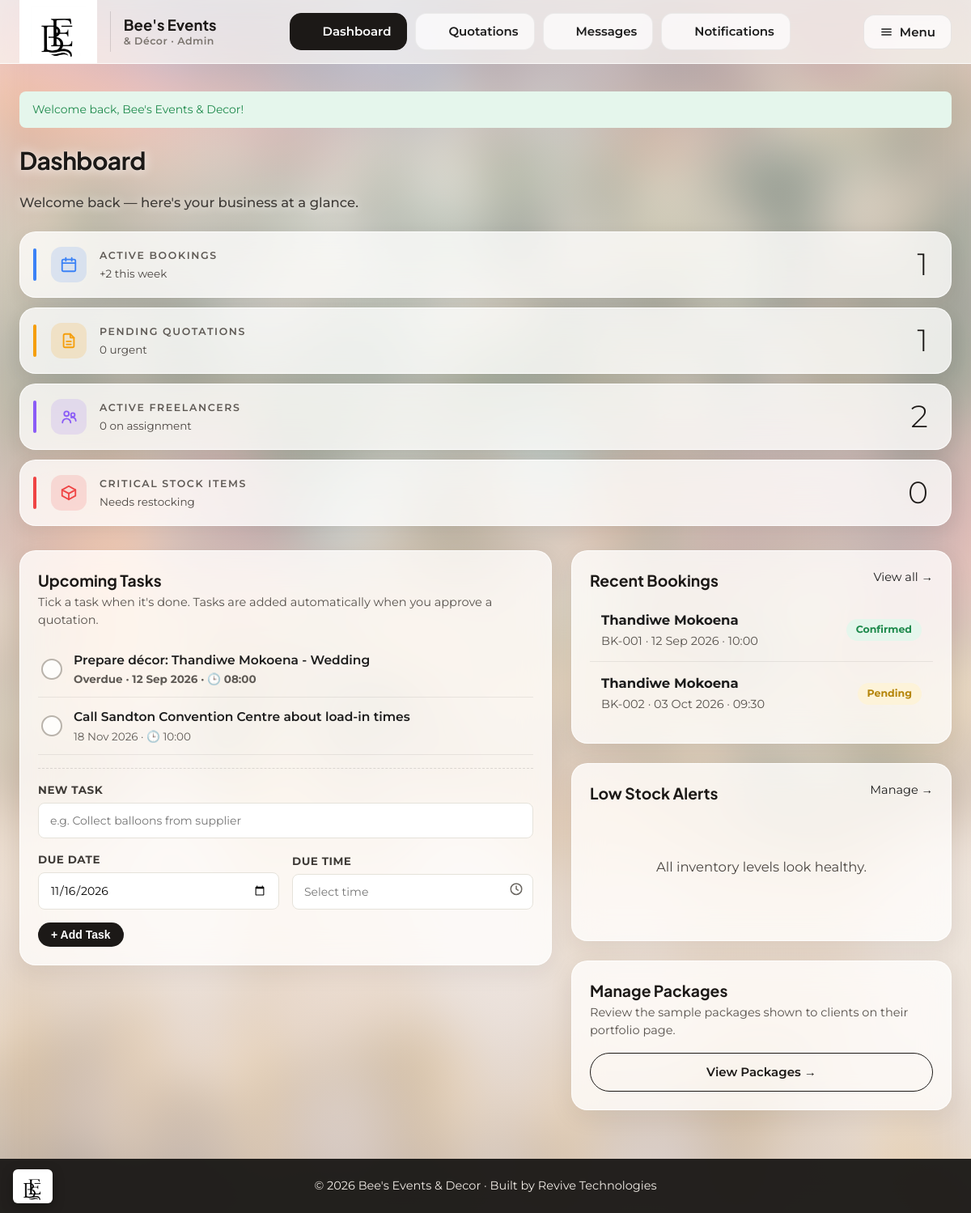
Page /admin/dashboard.php (signed in) on the committed database.
### tables this page shows
CREATE TABLE tasks (
    task_id      INT AUTO_INCREMENT PRIMARY KEY,
    title        VARCHAR(200) NOT NULL,
    due_date     DATE NOT NULL,
    due_time     TIME DEFAULT NULL,
    booking_id   INT DEFAULT NULL,
    is_complete  TINYINT(1) NOT NULL DEFAULT 0,
    completed_at DATETIME DEFAULT NULL,
    created_at   DATETIME NOT NULL DEFAULT CURRENT_TIMESTAMP,
    FOREIGN KEY (booking_id) REFERENCES bookings(booking_id) ON DELETE SET NULL
);

CREATE TABLE bookings (
    booking_id    INT AUTO_INCREMENT PRIMARY KEY,
    client_id     INT NOT NULL,
    freelancer_id INT DEFAULT NULL,                 
    event_type    VARCHAR(120) NOT NULL,            
    event_date    DATE NOT NULL,
    event_time    TIME DEFAULT NULL,                
    venue         VARCHAR(200) DEFAULT NULL,
    guest_count   INT DEFAULT NULL,
    notes         TEXT,
    status        ENUM('pending','quoted','confirmed','completed','cancelled') NOT NULL DEFAULT 'pending',
    created_at    DATETIME NOT NULL DEFAULT CURRENT_TIMESTAMP,
    FOREIGN KEY (client_id) REFERENCES users(user_id) ON DELETE CASCADE,
    FOREIGN KEY (freelancer_id) REFERENCES freelancers(freelancer_id) ON DELETE SET NULL
);

CREATE TABLE users (
    user_id     INT AUTO_INCREMENT PRIMARY KEY,
    full_name   VARCHAR(120)  NOT NULL,
    email       VARCHAR(150)  NOT NULL UNIQUE,
    phone       VARCHAR(30)   DEFAULT NULL,
    profile_image VARCHAR(255) DEFAULT NULL,           
    password    VARCHAR(255)  NOT NULL,            
    role        ENUM('client','freelancer','admin') NOT NULL DEFAULT 'client',
    status      ENUM('active','suspended')  NOT NULL DEFAULT 'active',
    created_at  DATETIME NOT NULL DEFAULT CURRENT_TIMESTAMP
);

### includes/functions.php (called while the page is built, shortened)
<?php
function h($string) {
    return htmlspecialchars($string ?? '', ENT_QUOTES, 'UTF-8');
}
function nice_date($date) {
    return date('d M Y', strtotime($date));
}
function nice_time($time) {
    return $time ? date('H:i', strtotime($time)) : '';
}

### admin/dashboard.php (the view, shortened to what this page needs)
<?php
require_once '../includes/functions.php';
require_once '../config/database.php';
$active_bookings = $pdo->query("SELECT COUNT(*) FROM bookings WHERE status IN ('confirmed','quoted')")->fetchColumn();
$new_this_week   = $pdo->query("SELECT COUNT(*) FROM bookings WHERE created_at >= DATE_SUB(NOW(), INTERVAL 7 DAY)")->fetchColumn();
$pending_quotes  = $pdo->query("SELECT COUNT(*) FROM bookings WHERE status IN ('pending','quoted')")->fetchColumn();
$urgent_quotes   = $pdo->query("SELECT COUNT(*) FROM bookings WHERE status IN ('pending','quoted') AND event_date BETWEEN CURDATE() AND DATE_ADD(CURDATE(), INTERVAL 14 DAY)")->fetchColumn();
$active_freelancers = $pdo->query("SELECT COUNT(*) FROM users WHERE role = 'freelancer' AND status = 'active'")->fetchColumn();
$on_assignment      = $pdo->query("SELECT COUNT(DISTINCT freelancer_id) FROM bookings WHERE freelancer_id IS NOT NULL AND status = 'confirmed' AND event_date >= CURDATE()")->fetchColumn();
$critical_stock = $pdo->query("SELECT COUNT(*) FROM inventory WHERE available_stock < total_stock * 0.25")->fetchColumn();
$recent_bookings = $pdo->query(
    "SELECT b.*, u.full_name AS client_name FROM bookings b JOIN users u ON b.client_id = u.user_id
     ORDER BY b.created_at DESC LIMIT 5"
)->fetchAll();
$low_stock = $pdo->query(
    "SELECT * FROM inventory WHERE available_stock < total_stock * 0.5 ORDER BY available_stock ASC LIMIT 5"
)->fetchAll();
$open_tasks = $pdo->query(
    "SELECT * FROM tasks WHERE is_complete = 0 ORDER BY due_date ASC, due_time IS NULL, due_time ASC, task_id ASC LIMIT 12"
)->fetchAll();
include '../includes/header_dashboard.php';
function stat_icon($path) {
    return '<svg width="22" height="22" viewBox="0 0 24 24" fill="none" stroke="currentColor" stroke-width="2" stroke-linecap="round" stroke-linejoin="round">' . $path . '</svg>';
}
$now = time();
?>
<h2>Dashboard</h2>
<p style="color:var(--text-muted);margin-bottom:24px;">Welcome back — here's your business at a glance.</p>
<div class="stat-list">
    <a class="stat-row accent-blue" href="calendar.php">
        <div class="stat-ico"><?php echo stat_icon('<rect x="3" y="5" width="18" height="16" rx="2"/><path d="M16 3v4M8 3v4M3 10h18"/>'); ?></div>
        <div><div class="stat-label">Active Bookings</div><div class="stat-sub">+<?php echo (int)$new_this_week; ?> this week</div></div>
        <div class="stat-num"><?php echo (int)$active_bookings; ?></div>
    </a>
    <a class="stat-row accent-orange" href="quotations.php">
        <div class="stat-ico"><?php echo stat_icon('<path d="M14 3v4a1 1 0 0 0 1 1h4"/><path d="M17 21H7a2 2 0 0 1-2-2V5a2 2 0 0 1 2-2h7l5 5v11a2 2 0 0 1-2 2Z"/><path d="M9 13h6M9 17h6"/>'); ?></div>
        <div><div class="stat-label">Pending Quotations</div><div class="stat-sub"><?php echo (int)$urgent_quotes; ?> urgent</div></div>
        <div class="stat-num"><?php echo (int)$pending_quotes; ?></div>
    </a>
    <a class="stat-row accent-purple" href="freelancers.php">
        <div class="stat-ico"><?php echo stat_icon('<circle cx="9" cy="8" r="3.2"/><path d="M3.5 20a5.5 5.5 0 0 1 11 0"/><circle cx="17.5" cy="9.5" r="2.6"/><path d="M15.2 13.2a4.6 4.6 0 0 1 6.3 4.3"/>'); ?></div>
        <div><div class="stat-label">Active Freelancers</div><div class="stat-sub"><?php echo (int)$on_assignment; ?> on assignment</div></div>
        <div class="stat-num"><?php echo (int)$active_freelancers; ?></div>
    </a>
    <a class="stat-row accent-red" href="inventory.php">
        <div class="stat-ico"><?php echo stat_icon('<path d="M21 8 12 3 3 8l9 5 9-5Z"/><path d="M3 8v8l9 5 9-5V8"/><path d="M12 13v8"/>'); ?></div>
        <div><div class="stat-label">Critical Stock Items</div><div class="stat-sub">Needs restocking</div></div>
        <div class="stat-num"><?php echo (int)$critical_stock; ?></div>
    </a>
</div>
<div class="two-col">
    <div class="card">
        <h3>Upcoming Tasks</h3>
        <p style="color:var(--text-muted);font-size:13px;margin-top:-6px;">Tick a task when it's done. Tasks are added automatically when you approve a quotation.</p>
        <?php if (empty($open_tasks)): ?>
            <p class="empty-state" style="padding:24px;">🎉 You're all caught up.</p>
        <?php else: foreach ($open_tasks as $t):
            $due_ts  = strtotime($t['due_date'] . ' ' . ($t['due_time'] ?: '23:59:59'));
            $overdue = $due_ts < $now;
        ?>
            <form method="POST" action="dashboard.php" class="task-row">
                <button type="submit" name="complete_task" value="<?php echo (int)$t['task_id']; ?>" class="task-check" title="Mark complete" aria-label="Mark complete">
                    <svg width="14" height="14" viewBox="0 0 24 24" fill="none" stroke="currentColor" stroke-width="3.5" stroke-linecap="round" stroke-linejoin="round"><path d="m5 12 5 5 9-10"/></svg>
                </button>
                <div class="task-body">
                    <div class="task-title"><?php echo h($t['title']); ?></div>
                    <div class="task-due <?php echo $overdue ? 'task-overdue' : ''; ?>">
                        <?php echo $overdue ? 'Overdue · ' : ''; ?><?php echo nice_date($t['due_date']); ?><?php echo $t['due_time'] ? ' · 🕒 ' . nice_time($t['due_time']) : ''; ?>
                    </div>
                </div>
            </form>
        <?php endforeach; endif; ?>
        <form method="POST" action="dashboard.php" class="task-add">
            <div class="field"><label>New Task</label><input type="text" name="task_title" placeholder="e.g. Collect balloons from supplier" required></div>
            <div class="form-grid">
                <div class="field"><label>Due Date</label><input type="date" name="task_date" value="<?php echo date('Y-m-d'); ?>" required></div>
                <div class="field"><label>Due Time</label><input type="text" name="task_time" data-clock placeholder="Select time"></div>
            </div>
            <button type="submit" class="btn btn-primary btn-sm">+ Add Task</button>
        </form>
    </div>
    <div>
        <div class="card" style="margin-bottom:24px;">
            <div style="display:flex;justify-content:space-between;"><h3>Recent Bookings</h3><a href="quotations.php" style="font-size:13px;">View all →</a></div>
            <?php if (empty($recent_bookings)): ?>
                <p class="empty-state">No bookings yet.</p>
            <?php else: foreach ($recent_bookings as $b): ?>
                <div class="list-item">
                    <div>
                        <strong><?php echo h($b['client_name']); ?></strong><br>
                        <span style="font-size:13px;color:var(--text-muted);">BK-<?php echo str_pad($b['booking_id'],3,'0',STR_PAD_LEFT); ?> &middot; <?php echo nice_date($b['event_date']); ?><?php echo !empty($b['event_time']) ? ' · ' . nice_time($b['event_time']) : ''; ?></span>
                    </div>
                    <span class="pill pill-<?php echo h($b['status']); ?>"><?php echo ucfirst(h($b['status'])); ?></span>
                </div>
            <?php endforeach; endif; ?>
        </div>
        <div class="card" style="margin-bottom:24px;">
            <div style="display:flex;justify-content:space-between;"><h3>Low Stock Alerts</h3><a href="inventory.php" style="font-size:13px;">Manage →</a></div>
            <?php if (empty($low_stock)): ?>
                <p class="empty-state">All inventory levels look healthy.</p>
            <?php else: foreach ($low_stock as $item): ?>
                <div class="list-item">
                    <div>
                        <strong><?php echo h($item['item_name']); ?></strong><br>
                        <span style="font-size:13px;color:var(--danger);">Current: <?php echo (int)$item['available_stock']; ?> | Total: <?php echo (int)$item['total_stock']; ?></span>
                    </div>
                    <a href="inventory.php" class="btn btn-danger btn-sm">Restock</a>
                </div>
            <?php endforeach; endif; ?>
        </div>
        <div class="card">
            <h3>Manage Packages</h3>
            <p style="color:var(--text-muted);font-size:13px;margin-top:-6px;margin-bottom:16px;">Review the sample packages shown to clients on their portfolio page.</p>
            <a href="packages.php" class="btn btn-outline btn-block">View Packages →</a>
        </div>
    </div>
</div>
<?php include '../includes/footer_dashboard.php'; ?>

### rows in the picture
tasks: $t['task_id'] 1 (drawn), title "Prepare décor: Thandiwe Mokoena - Wedding", shows "Overdue ·", due_date "12 Sep 2026", due_time "08:00"
tasks: $t['task_id'] 2 (drawn), title "Call Sandton Convention Centre about load-in times", due_date "18 Nov 2026", due_time "10:00"
bookings: client.full_name "Thandiwe Mokoena", booking_id "001", event_date "12 Sep 2026", event_time "10:00", status "Confirmed"
bookings: client.full_name "Thandiwe Mokoena", booking_id "002", event_date "03 Oct 2026", event_time "09:30", status "Pending"

### other values in the picture
$who "Admin"
$item['label'] "Dashboard"
$item['label'] "Quotations"
$item['label'] "Messages"
$item['label'] "Notifications"
$flash['message'] "Welcome back, Bee's Events & Decor!"
$new_this_week "2"
$active_bookings "1"
$urgent_quotes "0"
$pending_quotes "1"
$on_assignment "0"
$active_freelancers "2"
$critical_stock "0"
